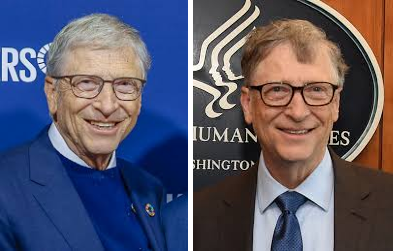
#> input picture evaluation/face_comparison.png, 393 x 251 px
$ python -i face_preprocessing.py   (imports and definitions only)
#> lines starting #> are read from the running program, lines starting #| are printed output that depends on the picture; after the words box and inside, x2 and y2 are one past the last pixel; in counts of white or black regions, pixels touching at a corner belong together
#> further down, picture is the input picture: shape (251, 393, 3); mean B, G, R 106.6, 88.1, 89.7
import cv2
import numpy as np
import os

# [237 lines left out: functions preprocess_face_for_facenet, normalize_face, align_face_with_landmarks, parse_image_metadata, compare_face_features, enhance_face_for_comparison, not called in this run]

def remove_background(face_img):
    """
    Attempt to remove background from face image

    Args:
        face_img: Input face image

    Returns:
        face_without_bg: Face image with background removed or minimized
    """
    # Convert to grayscale
    gray = cv2.cvtColor(face_img, cv2.COLOR_BGR2GRAY)
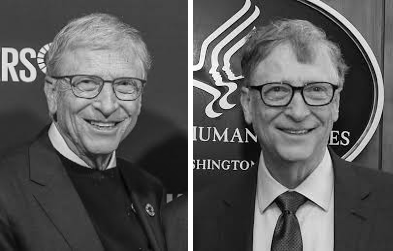
#> gray: shape (251, 393); min 0, max 255, mean 90.7

    # Apply GaussianBlur to reduce noise
    blurred = cv2.GaussianBlur(gray, (7, 7), 0)
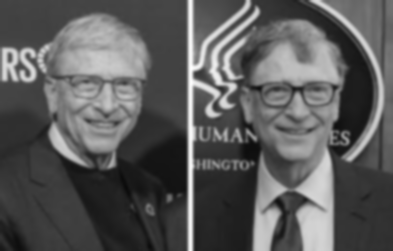
#> blurred: shape (251, 393); min 11, max 253, mean 90.7

    # Create a binary mask using adaptive thresholding
    _, mask = cv2.threshold(blurred, 0, 255, cv2.THRESH_BINARY + cv2.THRESH_OTSU)
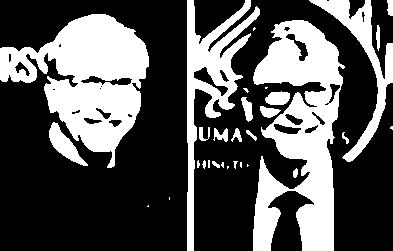
#> mask: shape (251, 393); 33.3% white; 31 white regions (12 under 20 px)

    # Find the largest contour (assumed to be the face)
    contours, _ = cv2.findContours(mask, cv2.RETR_EXTERNAL, cv2.CHAIN_APPROX_SIMPLE)
#> contours = 31 contours, 14 with area under 20; largest, box (x1, y1, x2, y2) and area: (253, 20, 345, 251) 12160, (0, 14, 149, 168) 11462, (187, 0, 260, 251) 4671, (309, 0, 393, 162) 2467, (49, 122, 88, 166) 594

    if not contours:
        return face_img  # Return original if no contours found

    # Find largest contour by area
    largest_contour = max(contours, key=cv2.contourArea)
#> largest_contour = contour of 400 points, box (x1, y1, x2, y2) (253, 20, 345, 251), area 12160

    # Create a new mask with only the largest contour
    face_mask = np.zeros_like(mask)
    cv2.drawContours(face_mask, [largest_contour], 0, 255, -1)
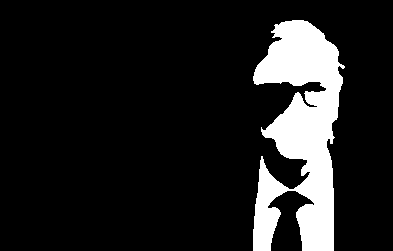
#> face_mask: shape (251, 393); 12.8% white; 1 white region, box (x1, y1, x2, y2) and area: (253, 20, 345, 251) 12663

    # Apply morphological operations to improve mask
    kernel = np.ones((9, 9), np.uint8)
    face_mask = cv2.dilate(face_mask, kernel, iterations=3)
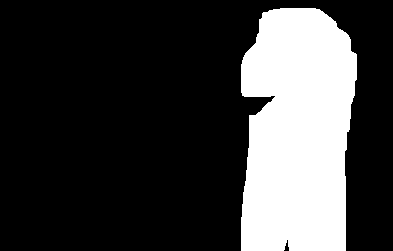
#> face_mask: shape (251, 393); 24.4% white; 1 white region, box (x1, y1, x2, y2) and area: (241, 8, 357, 251) 24079
    face_mask = cv2.GaussianBlur(face_mask, (11, 11), 0)
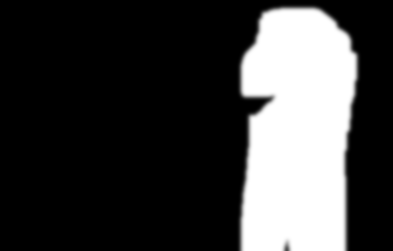
#> face_mask: shape (251, 393); min 0, max 255, mean 62.2

    # Create 3-channel mask
    face_mask_3channel = cv2.cvtColor(face_mask, cv2.COLOR_GRAY2BGR)

    # Normalize mask to range 0-1
    face_mask_3channel = face_mask_3channel.astype(np.float32) / 255.0

    # Apply mask to original image
    face_without_bg = face_img.astype(np.float32) * face_mask_3channel
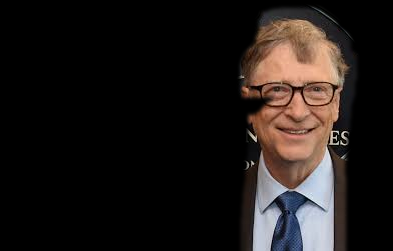
#> face_without_bg: shape (251, 393, 3) float32; mean B, G, R 23.8, 25.8, 31.4

    # Convert back to uint8
    face_without_bg = face_without_bg.astype(np.uint8)

    return face_without_bg

>>> import cv2
>>> picture = cv2.imread('../evaluation/face_comparison.png')
>>> result = remove_background(picture)
